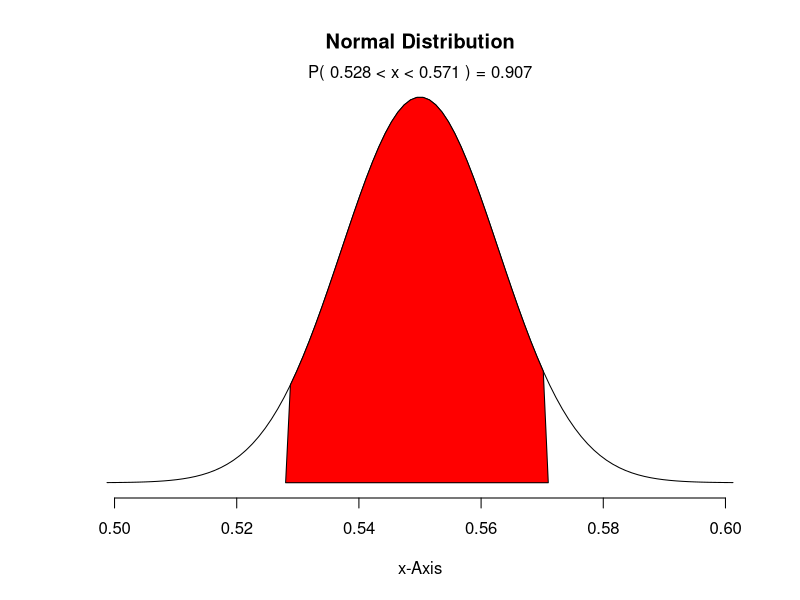

This chart was generated by the following R code:
## ---- chunk 1
knitr::opts_chunk$set(echo = TRUE)

library(knitr)
#library(combinat)

normalPlot <- function(mean=0, sd=1, bounds=c(-1,1), tails=FALSE) {
	x <- seq(-4,4,length=100)*sd + mean
	hx <- dnorm(x,mean,sd)

	plot(x, hx, type="n", xlab="x-Axis", ylab="",
		 main="Normal Distribution", axes=FALSE)
	lines(x, hx)

	if(tails) {
		i.low <- x <= bounds[1]
		i.high <- x >= bounds[2]
		polygon(c(x[i.low],bounds[1]), c(hx[i.low], 0), col="red")
		polygon(c(bounds[2],x[i.high]), c(0,hx[i.high]), col="red")
	} else {
		i <- x >= bounds[1] & x <= bounds[2]
		polygon(c(bounds[1],x[i],bounds[2]), c(0,hx[i],0), col="red")
		area <- pnorm(bounds[2], mean, sd) - pnorm(bounds[1], mean, sd)
		if(diff(bounds) > 0) {
			result <- paste("P(",bounds[1],"< x <",bounds[2],") =",
							signif(area, digits=3))
			mtext(result,3)
		}
	}
	axis(1)
}

## ---- chunk 2

n <- 1509
p <- .55

success <- n*p

failure <- n*(1-p)

success 
failure
## ---- chunk 3

se <-  sqrt((p*(1-p))/n)

z <- qnorm(.95)

cip <- p+z*se

cin <- p-z*se


#Add chart
#90% Confidence interval for the proption of high school seniors are `r (cin,cip)` 

## ---- chunk 4

normalPlot(p,se,bounds = c(0.528,0.571),tails=FALSE) 


